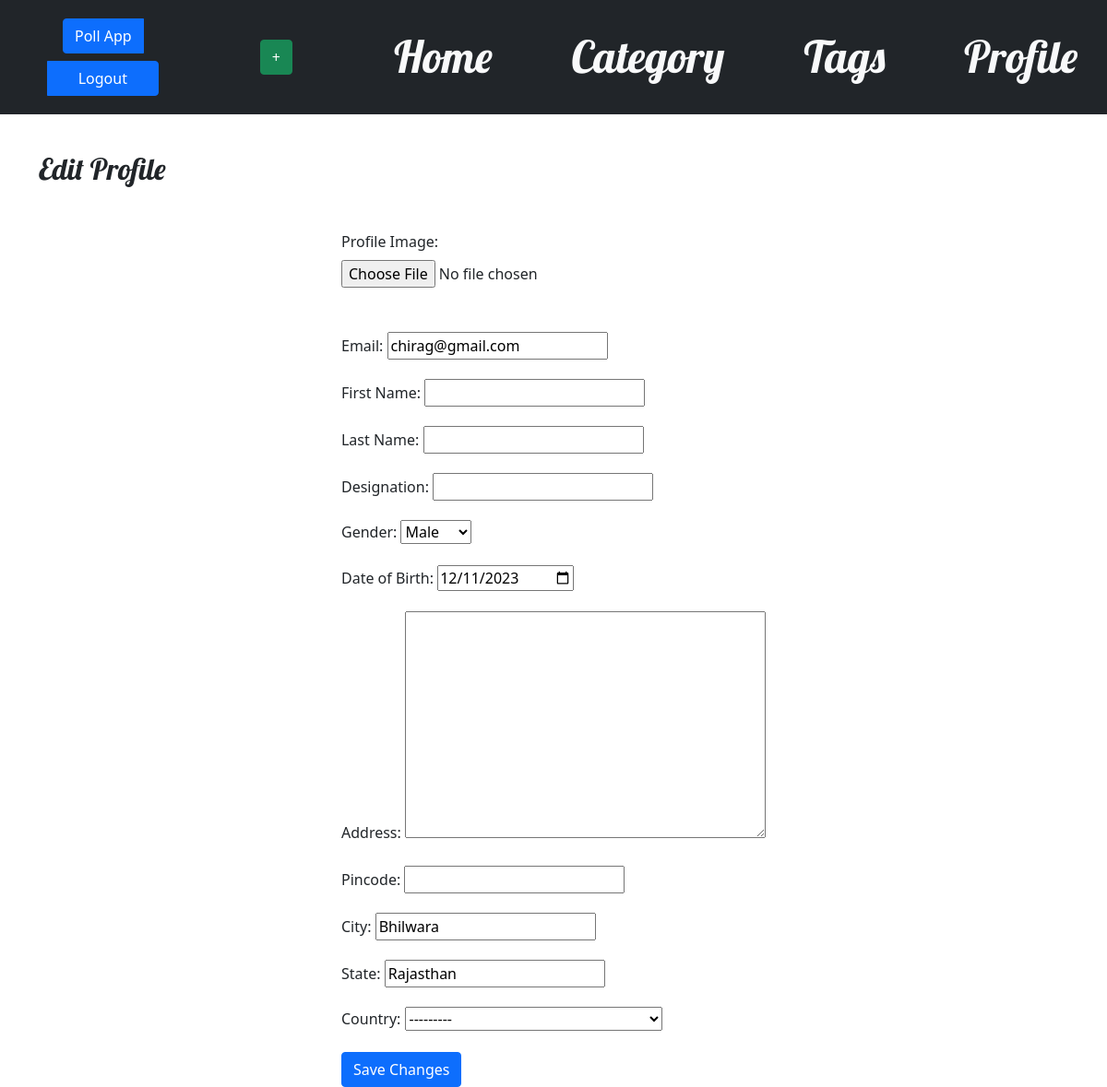
Before: /edit_profile/ (signed in) with the older database file.
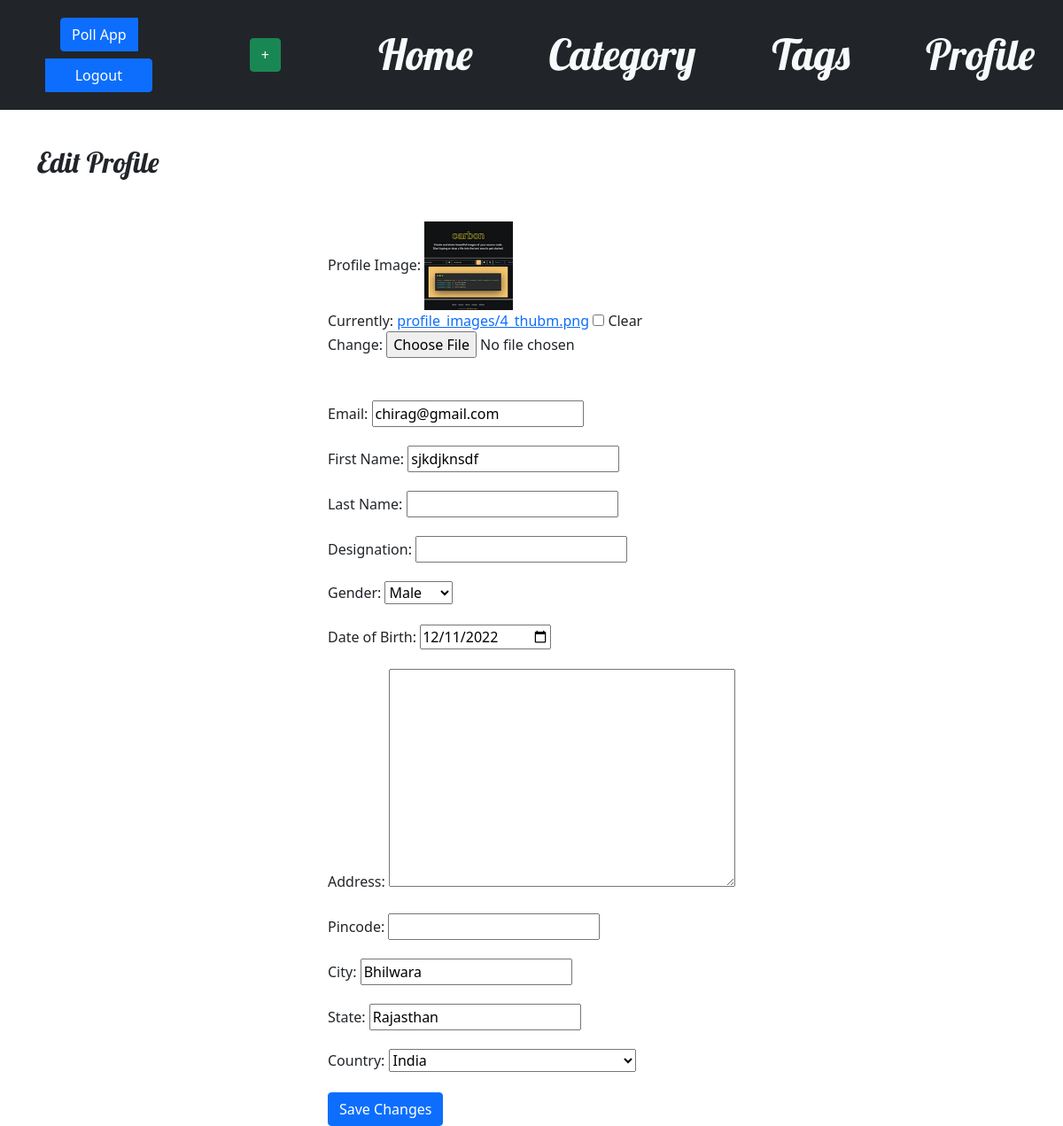
After: the same page with the newer database file.
### blog/models.py (models this page shows, shortened)
class CustomUser(AbstractUser):
    gender = models.CharField(max_length=60,choices=GENDER_CHOICES,blank=True)
    city = models.CharField(max_length=80,blank=True)
    state = models.CharField(max_length=90,blank=True)
    country = models.CharField(max_length=50,blank=True,default='IN',choices=COUNTRY_CHOICES)
    designation = models.CharField(max_length=50,null=True,blank=True)
    img = models.ImageField(blank=True,null=True,upload_to='profile_images/',default='default_img.jpg')
    phone = models.PositiveBigIntegerField(blank=True,default=0000000)
    pincode = models.PositiveIntegerField(blank=True,null=True)
    address = models.TextField(max_length=50,blank=True,null=True)
    dob = models.DateField(blank=True,null=True)

### blog/views.py (the view)
# urls.py: path('edit_profile/', views.edit_profile, name='edit_profile'),
@login_required(login_url='blog:login')
def edit_profile(request):
    user = request.user
    if request.method == 'POST':
        form = CustomUserChangeForm(request.POST,request.FILES, instance=request.user)
        if form.is_valid():
            form.save()
            return redirect('blog:user_detail'  ,username=user.username)
    else:
        form = CustomUserChangeForm(instance=request.user)
    return render(request, 'blog/edit_profile.html', {'form': form})

### blog/forms.py
class CustomUserChangeForm(UserChangeForm):
    class Meta(UserCreationForm.Meta):
        model = CustomUser
        fields =("email", "phone", "first_name", "last_name", "gender", "dob", "designation", "address", "pincode", "city", "state", "country", "img")
        widgets = {
            'dob': forms.DateInput(attrs={'type': 'date'}),
        }

### blog/templates/blog/edit_profile.html (shortened to what this page needs)
{% extends 'blog/base.html' %}
{% load static %}
{% block content %}
<h2 class="mb-4">Edit Profile</h2>
<div class="container mt-5 mx-auto d-flex align-items-center justify-content-center">
    <form method="post" enctype="multipart/form-data">
        <div class="mb-5">
            <label for="{{ form.img.id_for_label }}" class="form-label">Profile Image:</label>
            {% if form.img.value %}
            <img src="/media/{{ form.img.value }}" width="100px" height="100px" alt="Profile Image">
            {% endif %}
            <br>
            <div class="mb-3"> {{ form.img }}</div>
        </div>
        <div class="mb-3">
            <label for="{{ form.email.id_for_label }}" class="form-label">Email:</label>
            {{ form.email }}
        </div>
        <div class="mb-3">
            <label for="{{ form.first_name.id_for_label }}" class="form-label">First Name:</label>
            {{ form.first_name }}
        </div>
        <div class="mb-3">
            <label for="{{ form.last_name.id_for_label }}" class="form-label">Last Name:</label>
            {{ form.last_name }}
        </div>
        <div class="mb-3">
            <label for="{{ form.designation.id_for_label }}" class="form-label">Designation:</label>
            {{ form.designation }}
        </div>
        <div class="mb-3">
            <label for="{{ form.gender.id_for_label }}" class="form-label">Gender:</label>
            {{ form.gender }}
        </div>
        <div class="mb-3">
            <label for="{{ form.dob.id_for_label }}" class="form-label">Date of Birth:</label>
            {{form.dob}}
        </div>
        <div class="mb-3">
            <label for="{{ form.address.id_for_label }}" class="form-label">Address:</label>
            {{ form.address }}
        </div>
        <div class="mb-3">
            <label for="{{ form.pincode.id_for_label }}" class="form-label">Pincode:</label>
            {{ form.pincode }}
        </div>
        <div class="mb-3">
            <label for="{{ form.city.id_for_label }}" class="form-label">City:</label>
            {{ form.city }}
        </div>
        <div class="mb-3">
            <label for="{{ form.state.id_for_label }}" class="form-label">State:</label>
            {{ form.state }}
        </div>
        <div class="mb-3">
            <label for="{{ form.country.id_for_label }}" class="form-label">Country:</label>
            {{ form.country }}
        </div>
        <div class="row">
            <div class="col-md-12">
                <button type="submit" class="btn btn-primary">Save Changes</button>
            </div>
        </div>
    </form>
</div>
{% endblock %}

Changed rows visible on the page:
changed CustomUser "chirag@gmail.com": img.value: picture added; first_name (not shown) → "sjkdjknsdf"; dob "12/11/2023" → "12/11/2022"; country "---------" → "India"
Other visible differences:
form field img: (not shown) → "☐"
text now shown: "Currently: profile_images/4_thubm.png Clear Change:"
